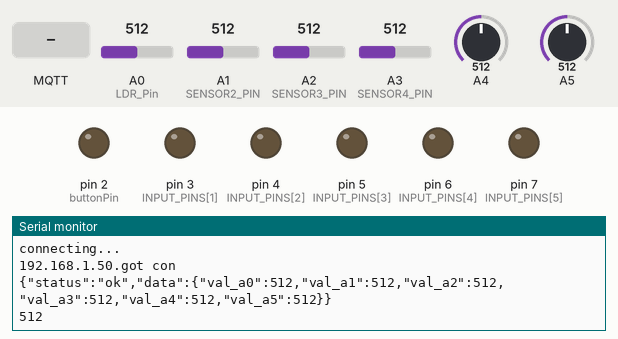
A sketch run on a simulated Arduino Uno, built with avr-gcc and run on an emulated ATmega328P. On the bench: output pins drawn as LEDs (lit = HIGH), the last lines printed to the serial monitor. The inputs (shaded band) are chosen by the test bench; at power-on: A0 (LDR_Pin) = 512, A1 (SENSOR2_PIN) = 512, A2 (SENSOR3_PIN) = 512, A3 (SENSOR4_PIN) = 512, A4 = 512, A5 = 512. WiFi joins after 1.5 s; servers stay silent unless stated; no MQTT or app messages arrive unless stated.

Above: at 3.7 s.
3.8 s: MQTT message "1" arrives on the first subscribed topic
At 7.77 s:
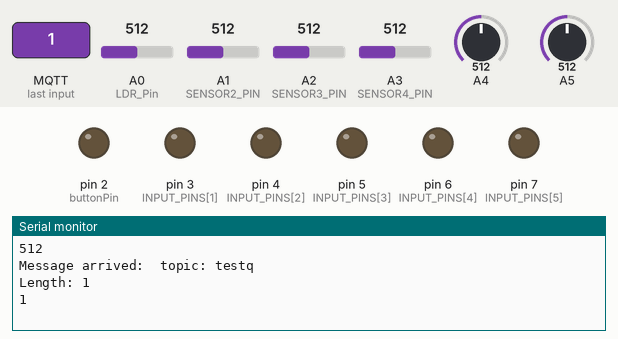
9.1 s: MQTT message "on" arrives on the first subscribed topic
At 12.89 s:
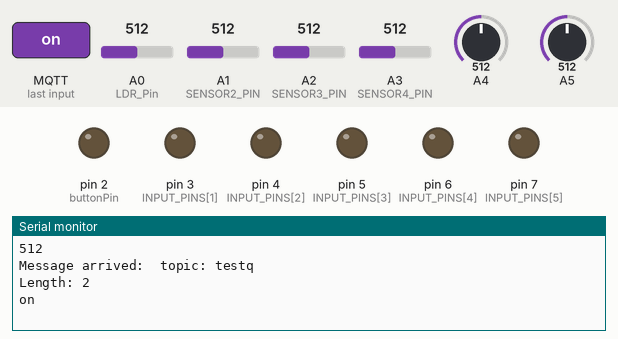
14.3 s: MQTT message "off" arrives on the first subscribed topic
At 18.02 s:
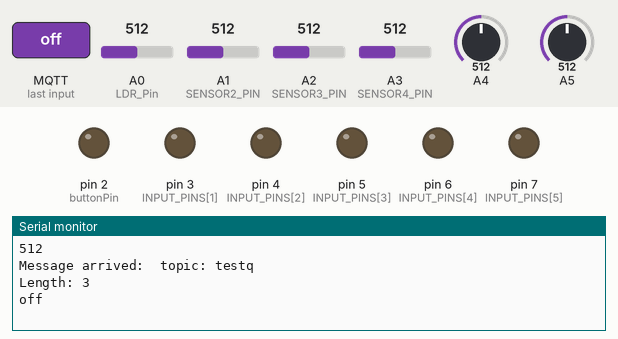

Measured:
- after the input at 3.8 s, the serial monitor: prints a new line after 3.9 s (image 1)
- after the input at 9.1 s, the serial monitor: prints a new line after 3.7 s (image 2)
- after the input at 14.3 s, the serial monitor: prints a new line after 3.6 s (image 3)

The sketch:

node.ino
```cpp
/*
 Basic MQTT example

  - connects to an MQTT server
  - publishes "hello world" to the topic "outTopic"
  - subscribes to the topic "inTopic"

  @todo mmake client dynamic based on mac address

*/

/**
 * Node Stack MQTT node
 * This node will check it's inputs in a loop and based on a delta it will determine
 * if the input has changed or not.
 * If one of the inputs changes it will publish an event on the network with the new values
 *
 * @todo make client dynamic based on internal serial number or something so that you can upload the same build to every arduino node
 * -> this is not possible but use triple dipswitch on digital port to configure unique ID (010 for example)
 * @todo use kind of mapping array to configure what is input and what output
 */
#include <SPI.h>
#include <Ethernet.h>
#include <PubSubClient.h>

// Update these with values suitable for your network.
byte mac[] = { 0xDE, 0xAD, 0xBE, 0xEF, 0xFE, 0xED };
byte server[] = { 192, 168, 1, 102 };
byte ip[]     = { 192, 168, 1, 176 };

int INPUT_PINS[] = {2, 3, 4, 5, 6, 7};
int OUTPUT_PINS[] = {8, 9, 10, 11, 12, 13};


const int buttonPin = 2;
int prevButtonState = 0;
int buttonState = 0;
int LDR_Pin = A0; //analog pin 0

int SENSOR1_PIN = A0;
int SENSOR2_PIN = A1;
int SENSOR3_PIN = A2;
int SENSOR4_PIN = A3;


/*
// constants won't change. They're used here to
// set pin numbers:


void setup() {
  // initialize the LED pin as an output:
  pinMode(ledPin, OUTPUT);
  // initialize the pushbutton pin as an input:
  pinMode(buttonPin, INPUT);
}

void loop(){
  // read the state of the pushbutton value:
  buttonState = digitalRead(buttonPin);

  // check if the pushbutton is pressed.
  // if it is, the buttonState is HIGH:
  if (buttonState == HIGH) {
    // turn LED on:
    digitalWrite(ledPin, HIGH);
  }
  else {
    // turn LED off:
    digitalWrite(ledPin, LOW);
  }
}
*/

void callback(char* topic, byte* payload, unsigned int length) {

  Serial.println("Message arrived:  topic: " + String(topic));
  Serial.println("Length: " + String(length,DEC));


  //convert byte to char
  payload[length] = '\0';
  String strPayload = String((char*)payload);

  Serial.println(strPayload);
  //int valoc = strPayload.lastIndexOf(',');
  //String val = strPayload.substring(valoc+1);
  //Serial.println(val);


}

EthernetClient ethClient;
PubSubClient client(server, 1883, callback, ethClient);

void setup()
{
  Serial.begin(19200);
  Serial.println("==STARTING==");

  pinMode(buttonPin, INPUT);

  int thisPin;

  // Define input pins
  for (int thisPin = 0; thisPin < sizeof(INPUT_PINS); thisPin++)  {
    pinMode(INPUT_PINS[thisPin], INPUT);
  }

   // Define output pins
   for (int thisPin = 0; thisPin < sizeof(OUTPUT_PINS); thisPin++)  {
     pinMode(INPUT_PINS[thisPin], OUTPUT);
   }


  // start the Ethernet connection:
  // @todo we don't need this, just always use a fixed ip
  if (Ethernet.begin(mac) == 0) {
    Serial.println("Failed to configure Ethernet using DHCP");
    // no point in carrying on, so do nothing forevermore:
    // try to congifure using IP address instead of DHCP:
    Ethernet.begin(mac, ip);
  }
  // give the Ethernet shield a second to initialize:
  delay(1000);
  Serial.println("connecting...");

  // @todo we don't need this
  for (byte thisByte = 0; thisByte < 4; thisByte++) {
    // print the value of each byte of the IP address:
    Serial.print(Ethernet.localIP()[thisByte], DEC);
    Serial.print(".");
  }

  // @todo mqtt server should be based on config.json
  // @todo mqtt client name should be based on config setting
  boolean con = client.connect("mqtt_arduino_client", "3snzzon5dyade:abc", "OBSCURED_FOR_SEC");
  while(con != 1){
    Serial.println("no con-while");
     con = client.connect("mqtt_arduino_client", "3snzzon5dyade:abc", "OBSCURED_FOR_SEC");
  }
  //Serial.println(con);
  if(con){
    Serial.println("got con");
    client.publish("testq","{\"status\":\"ok\"}");
    client.subscribe("testq");
  }else Serial.println("no con");

}

void loop()
{
  client.loop();

   // @todo does it auto reconnect, if not check if connection is active, if not try reconnect

   // read the state of the pushbutton value:
  buttonState = digitalRead(buttonPin);

  // check if the pushbutton is pressed.
  // if it is, the buttonState is HIGH:
  if (buttonState == HIGH) {
    // turn LED on:

   if( prevButtonState != buttonState) {
        Serial.println("click");
     client.publish("button","click");
    }
  }
  else {
    // turn LED off:
    //       Serial.println("low");
  }
   prevButtonState = buttonState;


  int LDRReading = analogRead(LDR_Pin);

  char response[] = "{\"status\":\"ok\",\"data\":\"\"}";
  String test = "{\"status\":\"ok\",\"data\":{";
  String closer = "}}";

// read analogue values.
 // The arduno uses a multiplexor for analog in with all inputs using
 // a commons ADC. This means that the multiplexor needs to switch
 // between inputs and time is required for the voltage to stabilise.
 // Multiple reads with a delay can help
 // @todo do this using a loop and implement a delta so that
 // the event only gets published when values are changed more then X
  String read0 = "\"val_a0\":" + String(analogRead(A0)) + ",";
  delay(20);
  String read1 = "\"val_a1\":" + String(analogRead(A1)) + ",";
  delay(20);
  String read2 = "\"val_a2\":" + String(analogRead(A2)) + ",";
  delay(20);
  String read3 = "\"val_a3\":" + String(analogRead(A3)) + ",";
  delay(20);
  String read4 = "\"val_a4\":" + String(analogRead(A4)) + ",";
  delay(20);
  String read5 = "\"val_a5\":" + String(analogRead(A5)) + "";

  String stringresp = test + read0 + read1 + read2 + read3 + read4 + read5 + closer;

int length = (stringresp.length() + 1);
char charBuf[length];
stringresp.toCharArray(charBuf, length) ;

  Serial.println(stringresp);
  client.publish("ldr", charBuf);
  Serial.println(LDRReading);
  delay(5000); //just here to slow down the output for easier reading
}
```
